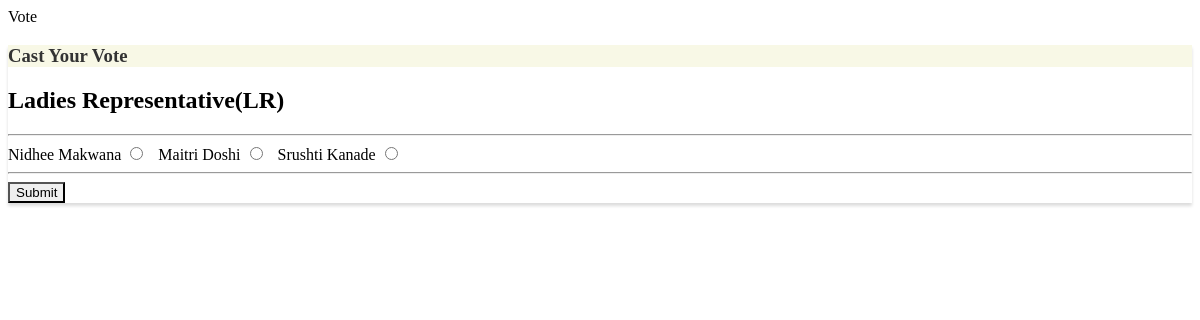
The page /a-vote/2/ on the database its author committed.
### vote/models.py (models this page shows, shortened)
class ADivPoll(models.Model):
    Elections_for = models.TextField(max_length=30, null=True)
    candidate_1 = models.CharField(max_length=30, null=True)
    candidate_2 = models.CharField(max_length=30, null=True)
    candidate_3 = models.CharField(max_length=30, null=True)
    candidate_1_count = models.IntegerField(default=0)
    candidate_2_count = models.IntegerField(default=0)
    candidate_3_count = models.IntegerField(default=0)

### vote/views.py (the view, shortened to what this page needs)
# urls.py: path('a-vote/<int:vote_id>/', views.voteA, name='a-vote'),
def voteA(request,vote_id):
    poll=ADivPoll.objects.get(pk=vote_id)
    context={"poll":poll}
    return render(request, "vote/vote.html", context)

### vote/templates/vote/vote.html (shortened to what this page needs)
{% block main %}
<div class="row">
    <div class="col-lg-8 col-lg-offset-2">
        <div class="panel panel-default">
            <div class="panel-heading">
                <h3 class="panel-title">Cast Your Vote</h3>
            </div>
            <div class="panel-body">
                <div class="row">
                    <div class="col-lg-12">
                        <h2>{{poll.Elections_for}}</h2>
                    </div>
                </div>
                <div class="row">
                    <div class="col-lg-12">
                        <hr />
                        <form method="POST">
                            <div class="form-group">
                                <div class="radio">
                                    <label>
                                        {{poll.candidate_1}}
                                        <input type="radio" name="poll" value="option1" required>
                                    </label> &nbsp;
                                    <label>
                                        {{poll.candidate_2}}
                                        <input type="radio" name="poll" value="option2">
                                    </label> &nbsp;
                                    <label>
                                        {{poll.candidate_3}}
                                        <input type="radio" name="poll" value="option3">
                                    </label> &nbsp;
                                </div>
                            </div>
                            <hr />
                            <button type="submit" class="btn btn-info">
                                Submit
                            </button>
                        </form>
                    </div>
                </div>
            </div>
        </div>
    </div>
</div>
{% endblock %}

### vote/templates/vote/vote.html (style rules this page uses)
.navbar-default, .btn, .form-control, .panel { border-radius: 0; }
.panel-default > .panel-heading { color: #333; background-color: rgba(245, 245, 220, .7); border-color: rgba(245, 245, 220, .6); border-top-left-radius: 0; border-top-right-radius: 0; }
.panel { box-shadow: 0px 3px 3px 0px #ddd; }
a.navbar-brand, .panel-title { font-weight: bolder; }

### rows shown on the page
ADivPoll: Elections_for "Ladies Representative(LR)", candidate_1 "Nidhee Makwana", candidate_2 "Maitri Doshi", candidate_3 "Srushti Kanade"
